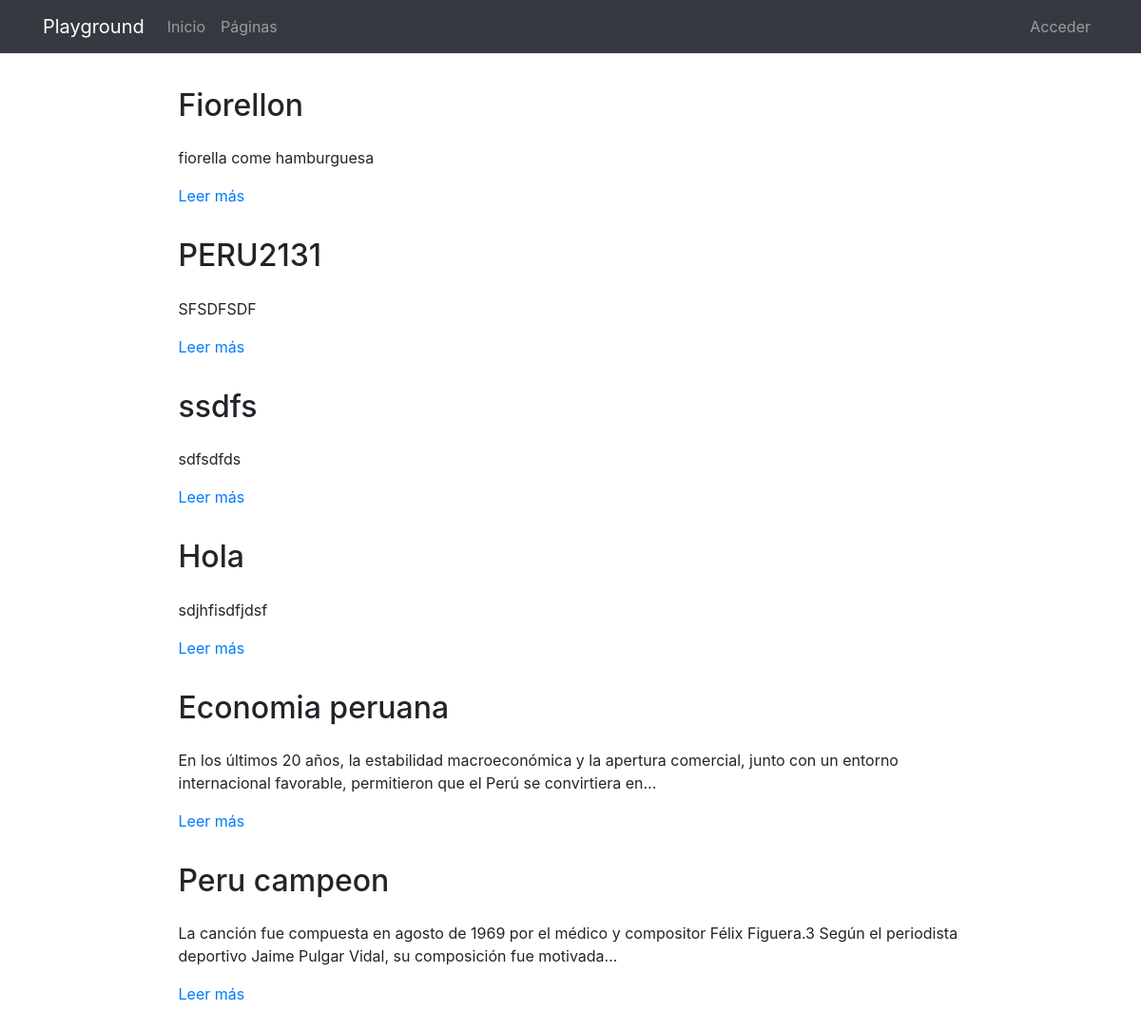
The app's page /pages/, older data.
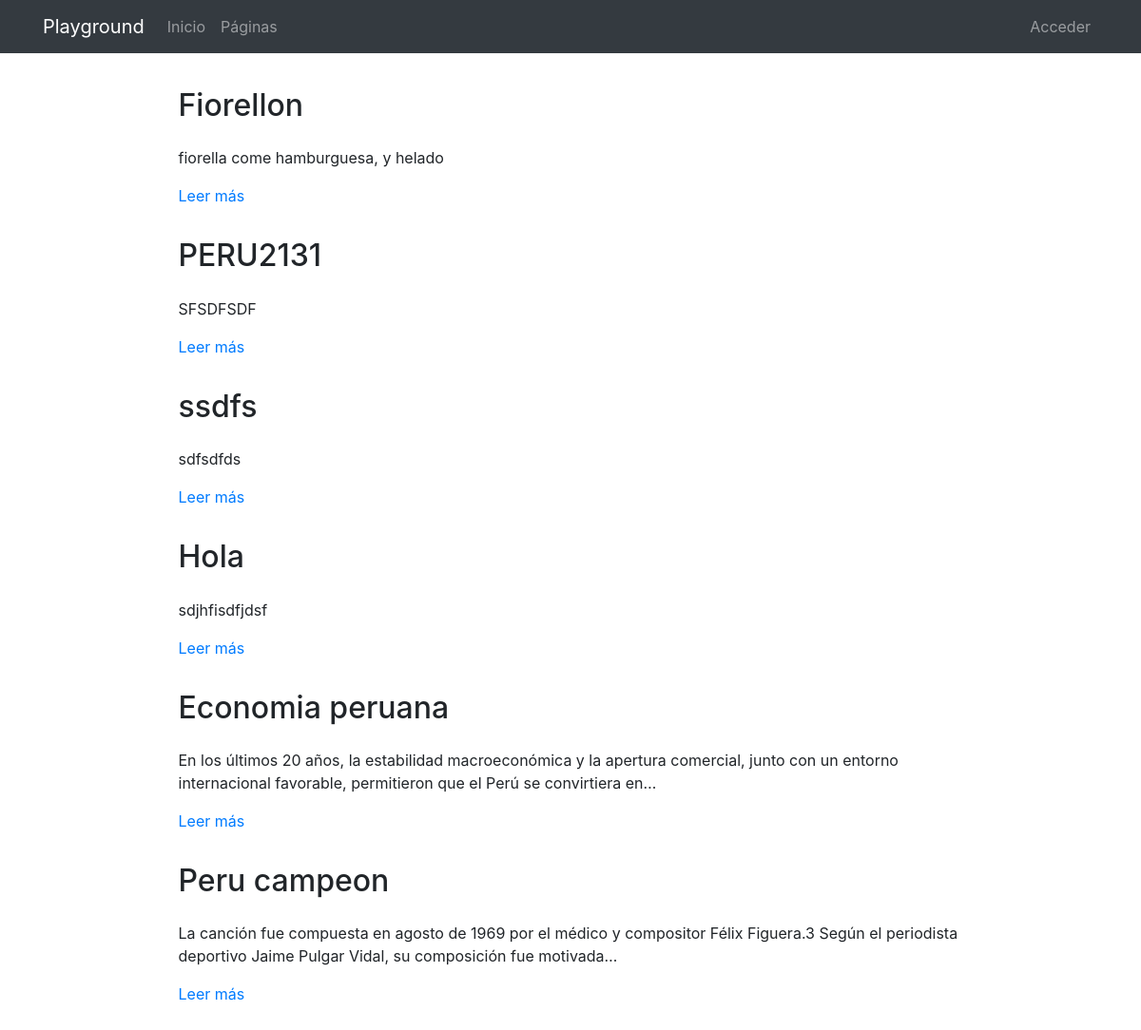
The same page, newer data.
### pages/models.py (models this page shows, shortened)
class Page(models.Model):
    title = models.CharField(verbose_name="Título", max_length=200)
    content = RichTextField(verbose_name="Contenido")
    order = models.SmallIntegerField(verbose_name="Orden", default=0)
    created = models.DateTimeField(auto_now_add=True, verbose_name="Fecha de creación")
    updated = models.DateTimeField(auto_now=True, verbose_name="Fecha de edición")
    class Meta:
        verbose_name = "página"
        verbose_name_plural = "páginas"
        ordering = ['order', 'title']

### pages/views.py (the view)
# urls.py: path('', PageListView.as_view(), name='pages'),
class PageListView(ListView):
    model = Page

### pages/templates/pages/page_list.html (shortened to what this page needs)
{% extends 'core/base.html' %}
{% load static %}
{% block content %}
<main role="main">
  <div class="container mb-4">
    {% for page in object_list|dictsort:"id" reversed %}
      <div class="row mt-3">
        <div class="col-md-9 mx-auto">
          <h2 class="mb-4">{{page.title}}</h2>
          <div>
            <p>{{page.content|striptags|safe|truncatechars:"200"}}</p>
            <p><a href="{% url 'pages:page' page.id page.title|slugify %}">Leer más</a>
            </p>
          </div>
        </div>
      </div>
    {% endfor %}
  </div>
</main>
{% endblock %}

Row changes from the older to the newer data that the page shows:
changed Page "Fiorellon": content "fiorella come hamburguesa" → "fiorella come hamburguesa, y helado"
